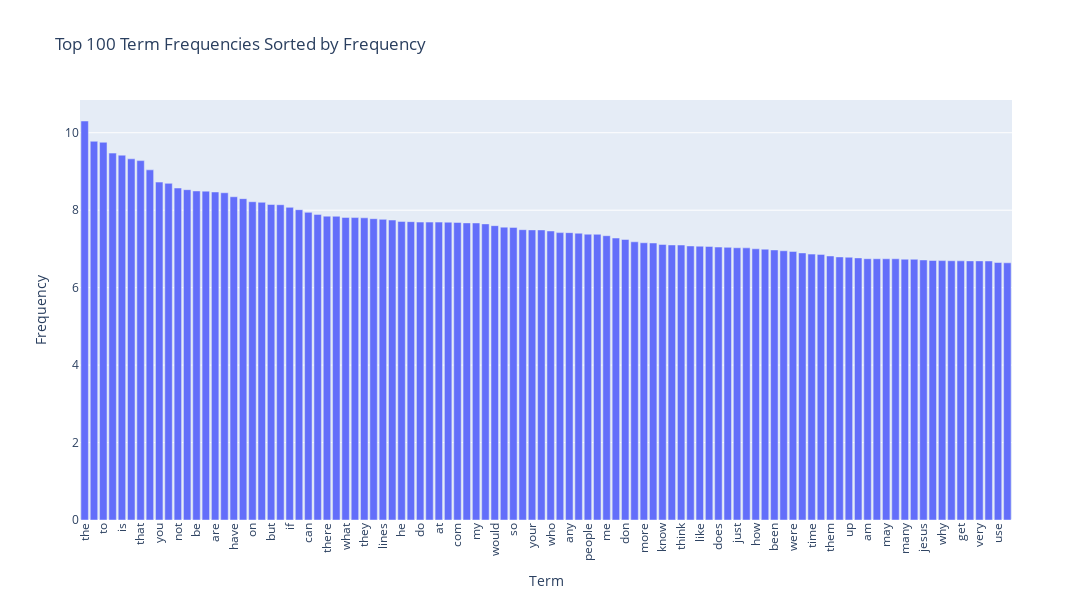

Notebook code cell kept with this figure:
### Markdown cell above
### **>>> Exercise 15 (take home):**

### Code cell
import plotly.express as px
import math

# Create a DataFrame containing terms and their frequencies
df = pd.DataFrame({
    'Term': count_vect.get_feature_names_out(),
    'Frequency': term_frequencies
})

# Calculate the logarithm of each term frequency
term_frequencies_log = [math.log(i) for i in term_frequencies]

# Create a DataFrame with terms and their log-transformed frequencies
df = pd.DataFrame({
    'Term': count_vect.get_feature_names_out(),
    'Frequency': term_frequencies_log
})

# Sort terms by frequency
df_sorted = df.sort_values(by='Frequency', ascending=False)

# Select the top 100 terms to display
df_top = df_sorted.head(100)

# Plot a bar chart using Plotly
fig = px.bar(df_top, x='Term', y='Frequency', title='Top 100 Term Frequencies Sorted by Frequency')

# Set x-axis label rotation
fig.update_layout(xaxis_tickangle=-90, width=1200, height=600)

# Display the interactive chart
fig.show()

### Figure 1 — Plotly figure (JSON) as saved in the notebook; plotly's stock layout.template omitted (floating-point values rounded to 4 significant figures)
{"data": [{"alignmentgroup": "True", "hovertemplate": "Term=%{x}<br>Frequency=%{y}<extra></extra>", "legendgroup": "", "marker": {"color": "#636efa", "pattern": {"shape": ""}}, "name": "", "offsetgroup": "", "orientation": "v", "showlegend": false, "textposition": "auto", "type": "bar", "x": ["the", "of", "to", "and", "is", "in", "that", "it", "you", "for", "not", "this", "be", "from", "are", "edu", "have", "as", "on", "with", "but", "or", "if", "was", "can", "we", "there", "by", "what", "subject", "they", "an", "lines", "one", "he", "god", "do", "organization", "at", "re", "com", "about", "my", "all", "would", "will", "so", "some", "your", "no", "who", "has", "any", "writes", "people", "which", "me", "article", "don", "his", "more", "other", "know", "when", "think", "their", "like", "university", "does", "out", "just", "only", "how", "also", "been", "than", "were", "then", "time", "because", "them", "posting", "up", "had", "am", "should", "may", "these", "many", "say", "jesus", "see", "why", "us", "get", "good", "very", "believe", "use", "such"], "xaxis": "x", "y": [10.3, 9.779, 9.754, 9.474, 9.421, 9.326, 9.28, 9.042, 8.725, 8.693, 8.573, 8.53, 8.497, 8.492, 8.47, 8.45, 8.347, 8.298, 8.219, 8.204, 8.147, 8.141, 8.073, 8.013, 7.944, 7.891, 7.846, 7.843, 7.813, 7.81, 7.803, 7.78, 7.763, 7.746, 7.711, 7.703, 7.693, 7.693, 7.692, 7.69, 7.683, 7.672, 7.67, 7.646, 7.601, 7.563, 7.556, 7.497, 7.492, 7.491, 7.463, 7.421, 7.42, 7.405, 7.38, 7.377, 7.341, 7.281, 7.244, 7.184, 7.159, 7.153, 7.115, 7.102, 7.101, 7.077, 7.071, 7.065, 7.048, 7.041, 7.03, 7.027, 7.003, 6.994, 6.974, 6.952, 6.935, 6.897, 6.866, 6.859, 6.818, 6.793, 6.786, 6.768, 6.748, 6.746, 6.745, 6.745, 6.735, 6.733, 6.715, 6.702, 6.698, 6.695, 6.692, 6.691, 6.691, 6.688, 6.649, 6.641], "yaxis": "y"}], "layout": {"barmode": "relative", "height": 600, "legend": {"tracegroupgap": 0}, "title": {"text": "Top 100 Term Frequencies Sorted by Frequency"}, "width": 1200, "xaxis": {"anchor": "y", "autorange": true, "domain": [0, 1], "range": [-0.5, 99.5], "tickangle": -90, "title": {"text": "Term"}, "type": "category"}, "yaxis": {"anchor": "x", "autorange": true, "domain": [0, 1], "range": [0, 10.85], "title": {"text": "Frequency"}, "type": "linear"}}}
